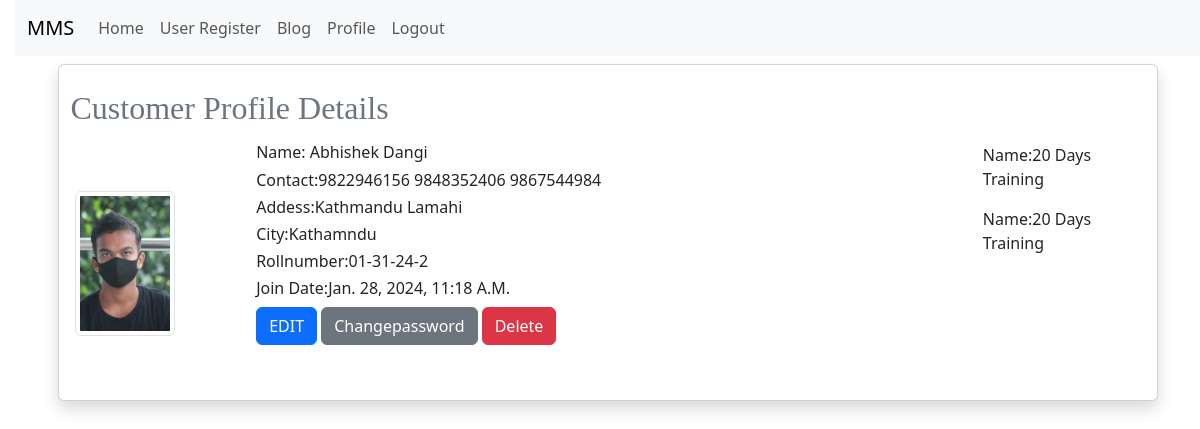
Screenshot of /profile/ (signed in) with the database file from the repository.
### app/models.py (models this page shows, shortened)
class Customer(models.Model):
    member = models.ForeignKey(User, on_delete=models.CASCADE)
    images = models.ImageField(upload_to="Customer/%Y/%m/%d", blank=False)
    street_address = models.CharField(max_length=255, blank=True, null=True)
    street_address2 = models.CharField(max_length=255, blank=True, null=True)
    city = models.CharField(max_length=100, blank=True, null=True)
    state_province = models.CharField(max_length=100, blank=True, null=True)
    date_of_signature = models.DateTimeField(default=timezone.now)
    contact = models.CharField(max_length=10)
    emergency_contact = models.CharField(max_length=10, blank=True, null=True)
    emergency_contact2 = models.CharField(max_length=10, blank=True, null=True)
    rollnumber = models.CharField(max_length=20, unique=True, editable=False)

### admin_app/models.py (models this page shows, shortened)
class CustomerServicePayment(models.Model):
    amount = models.DecimalField(max_digits=10, decimal_places=2)
    payment_date = models.DateTimeField(auto_now_add=True)
    bill = models.ImageField(upload_to="ServicePayment/%Y/%m/%d")
    category = models.CharField(max_length=100)
    service = models.ForeignKey(Service, on_delete=models.CASCADE, related_name='servicepayments')
    member = models.ForeignKey(Customer, on_delete=models.CASCADE)

class Service(models.Model):
    SERVICE_CATEGORIES = [
        ("Training", "Training"),
        ("Membership", "Membership"),
        ("Tickets", "Tickets"),
    ]
    name = models.CharField(max_length=255, verbose_name="Service/Product")
    images = models.ImageField(upload_to="Service/Product/%Y/%m/%d", blank=False)
    duration_days = models.IntegerField(verbose_name="Day/Session")
    category = models.CharField(
        max_length=20, choices=SERVICE_CATEGORIES, verbose_name="Service Category"
    )
    non_refundable_price = models.DecimalField(
        max_digits=10, decimal_places=2, verbose_name="Non-refundable"
    )
    refundable_price = models.DecimalField(
        max_digits=10,
        decimal_places=2,
        verbose_name="Refundable",
        null=True,
        blank=True,
    )
    basis_foundation = models.CharField(
        max_length=50, verbose_name="Basis/foundation", null=True, blank=True
    )
    emi_available = models.BooleanField(default=False, verbose_name="0% EMI Available")
    footfalls = models.IntegerField(
        null=True, blank=True, help_text="Applicable only for Tickets category"
    )
    footfalls_description = models.CharField(max_length=255, null=True, blank=True)
    date_of_signature = models.DateTimeField(default=timezone.now)

### app/views.py (the view)
# urls.py: path("profile/", CombinedProfileView.as_view(), name="profile"),
class CombinedProfileView(LoginRequiredMixin, View):
    template_name = "app/customer/combined_profile.html"
    login_url = "/user_login/"
    def get(self, request, *args, **kwargs):
        try:
            user_profile = Customer.objects.get(member=request.user)
            payments = CustomerServicePayment.objects.filter(member=user_profile)
            context = {
                "user_profile": user_profile,
                "payments": payments,
            }
            return render(request, self.template_name, context)
        except ObjectDoesNotExist:
            messages.success(request, "You are not a Customer...!")
            return redirect("home")

### template/app/customer/combined_profile.html
{% extends "app/base.html" %}
{% block content %}
<div class="card shadow m-2">
     <div class="card-body">
          <div class="row">
               <h2 class="p-2 text-secondary"> Customer Profile Details</h2>
               <div class="col-md-2">
                    <img src="{{ user_profile.images.url }}" alt="Images" height="100" width="100"
                         class="img-thumbnail  my-5 d-flex">
               </div>
               <div class="col-md-8 text-capitalize">
                    <h6 class="col-sm-6 form-group form-row">Name: {{user_profile.member.first_name}}
                         {{user_profile.member.last_name}}</h6>
                    <h6 class="col-sm-6 form-group form-row">Contact:{{user_profile.contact}}
                         {{user_profile.emergency_contact}} {{user_profile.emergency_contact2}}</h6>
                    <h6 class="col-sm-6 form-group form-row">Addess:{{user_profile.street_address}}
                         {{user_profile.street_address2}}</h6>
                    <h6 class="col-sm-6 form-group form-row">City:{{user_profile.city}}</h6>
                    <h6 class="col-sm-6 form-group form-row">Rollnumber:{{user_profile.rollnumber}}</h6>
                    <h6 class="col-sm-6 form-group form-row">Join Date:{{user_profile.date_of_signature}}</h6>
                    <a href="{% url 'profile_edit' %}" class="btn btn-primary ">EDIT</a>
                    <a href="{% url 'change_password' %}" class="btn btn-secondary ">Changepassword</a>
                    <a href="{% url 'delete_account' %}" class="btn btn-danger "
                         onclick="return confirm('Are you sure?')">Delete</a>
               </div>
               <div class="col-md-2 text-capitalize">
                    {% for payment in payments %}
                    <p>Name:{{ payment.service.name }}</p>
                    {% endfor %}
               </div>
          </div>
     </div>
</div>
{% endblock content %}

### static/css/blog.css (style rules this page uses)
body { padding-left: 15px; }
h1, h2, h3, h4 { font-family: "Lobster", cursive; }

### rows the page displays
Customer: images (picture), member.first_name "Abhishek", member.last_name "Dangi", contact "9822946156", emergency_contact "9848352406", emergency_contact2 "9867544984", street_address "Kathmandu", street_address2 "Lamahi", city "Kathamndu", rollnumber "01-31-24-2", date_of_signature "Jan. 28, 2024, 11:18 A.m."
CustomerServicePayment: service.name "20 Days Training"
CustomerServicePayment: service.name "20 Days Training"
